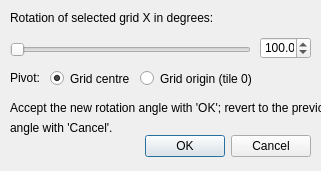
<?xml version="1.0" encoding="UTF-8"?>
<ui version="4.0">
 <class>changeRotation</class>
 <widget class="QDialog" name="changeRotation">
  <property name="geometry">
   <rect>
    <x>0</x>
    <y>0</y>
    <width>321</width>
    <height>171</height>
   </rect>
  </property>
  <property name="windowTitle">
   <string>Change grid rotation</string>
  </property>
  <widget class="QDialogButtonBox" name="buttonBox">
   <property name="geometry">
    <rect>
     <x>110</x>
     <y>130</y>
     <width>201</width>
     <height>32</height>
    </rect>
   </property>
   <property name="orientation">
    <enum>Qt::Horizontal</enum>
   </property>
   <property name="standardButtons">
    <set>QDialogButtonBox::Cancel|QDialogButtonBox::Ok</set>
   </property>
  </widget>
  <widget class="QDoubleSpinBox" name="doubleSpinBox_angle">
   <property name="geometry">
    <rect>
     <x>260</x>
     <y>37</y>
     <width>51</width>
     <height>22</height>
    </rect>
   </property>
   <property name="layoutDirection">
    <enum>Qt::LeftToRight</enum>
   </property>
   <property name="decimals">
    <number>1</number>
   </property>
   <property name="maximum">
    <double>359.899999999999977</double>
   </property>
   <property name="singleStep">
    <double>0.100000000000000</double>
   </property>
   <property name="value">
    <double>100.000000000000000</double>
   </property>
  </widget>
  <widget class="QLabel" name="label_description">
   <property name="geometry">
    <rect>
     <x>10</x>
     <y>10</y>
     <width>231</width>
     <height>16</height>
    </rect>
   </property>
   <property name="text">
    <string>Rotation of selected grid X in degrees:</string>
   </property>
  </widget>
  <widget class="QSlider" name="horizontalSlider_angle">
   <property name="geometry">
    <rect>
     <x>10</x>
     <y>40</y>
     <width>241</width>
     <height>19</height>
    </rect>
   </property>
   <property name="maximum">
    <number>719</number>
   </property>
   <property name="singleStep">
    <number>719</number>
   </property>
   <property name="pageStep">
    <number>1</number>
   </property>
   <property name="value">
    <number>1</number>
   </property>
   <property name="orientation">
    <enum>Qt::Horizontal</enum>
   </property>
  </widget>
  <widget class="QLabel" name="label_4">
   <property name="geometry">
    <rect>
     <x>10</x>
     <y>100</y>
     <width>311</width>
     <height>16</height>
    </rect>
   </property>
   <property name="text">
    <string>Accept the new rotation angle with 'OK'; revert to the previous</string>
   </property>
  </widget>
  <widget class="QLabel" name="label_5">
   <property name="geometry">
    <rect>
     <x>10</x>
     <y>120</y>
     <width>311</width>
     <height>16</height>
    </rect>
   </property>
   <property name="text">
    <string>angle with 'Cancel'.</string>
   </property>
  </widget>
  <widget class="QLabel" name="label_6">
   <property name="geometry">
    <rect>
     <x>10</x>
     <y>70</y>
     <width>41</width>
     <height>16</height>
    </rect>
   </property>
   <property name="text">
    <string>Pivot: </string>
   </property>
  </widget>
  <widget class="QRadioButton" name="radioButton_pivotCentre">
   <property name="geometry">
    <rect>
     <x>50</x>
     <y>70</y>
     <width>82</width>
     <height>17</height>
    </rect>
   </property>
   <property name="text">
    <string>Grid centre</string>
   </property>
   <property name="checked">
    <bool>true</bool>
   </property>
  </widget>
  <widget class="QRadioButton" name="radioButton_pivotOrigin">
   <property name="geometry">
    <rect>
     <x>140</x>
     <y>70</y>
     <width>121</width>
     <height>17</height>
    </rect>
   </property>
   <property name="text">
    <string>Grid origin (tile 0)</string>
   </property>
  </widget>
 </widget>
 <tabstops>
  <tabstop>doubleSpinBox_angle</tabstop>
 </tabstops>
 <resources/>
 <connections>
  <connection>
   <sender>buttonBox</sender>
   <signal>accepted()</signal>
   <receiver>changeRotation</receiver>
   <slot>accept()</slot>
   <hints>
    <hint type="sourcelabel">
     <x>248</x>
     <y>254</y>
    </hint>
    <hint type="destinationlabel">
     <x>157</x>
     <y>274</y>
    </hint>
   </hints>
  </connection>
  <connection>
   <sender>buttonBox</sender>
   <signal>rejected()</signal>
   <receiver>changeRotation</receiver>
   <slot>reject()</slot>
   <hints>
    <hint type="sourcelabel">
     <x>316</x>
     <y>260</y>
    </hint>
    <hint type="destinationlabel">
     <x>286</x>
     <y>274</y>
    </hint>
   </hints>
  </connection>
 </connections>
</ui>
